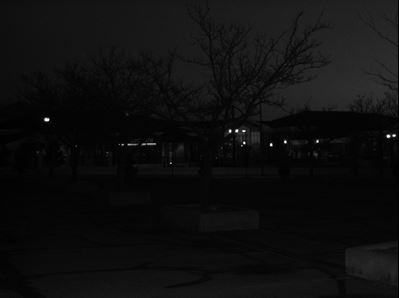
#> input picture Assignment - 2/cctv1.JPG, 399 x 298 px
$ python thief.py cctv1.JPG
#> lines starting #> are read from the running program, lines starting #| are printed output that depends on the picture
import numpy as np
import pandas as pd
import cv2
import matplotlib.pyplot as plt
import sys

img = cv2.imread(sys.argv[1],0)
#> img is the input picture: shape (298, 399); min 0, max 255, mean 14.8

#cv2.imshow('original',img)


## Gamma Correction
def gammacorrection(img, gamma):
#> called with gamma = 0.4
    gam = np.empty((1,256), np.uint8)
    for i in range(256):
        gam[0,i] = pow(i/255,gamma)*255
    return cv2.LUT(img, gam)
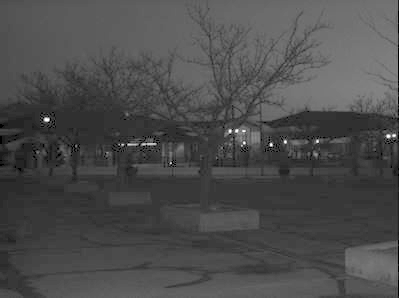
#> returned value: shape (298, 399); min 0, max 255, mean 76


## Contrast Enhancement
def contrastenhancement(img,x):
#> called with x = 1.5
    new = np.zeros(img.shape, img.dtype)
    for i in range(img.shape[0]):
                new[i] = np.clip(x*img[i], 0, 255)
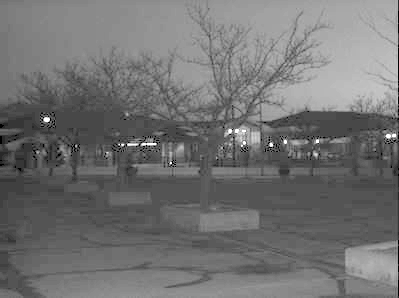
#> new: shape (298, 399); min 0, max 255, mean 113.7
    return new


img = gammacorrection(img, 0.4)
img = contrastenhancement(img,1.5)
img = cv2.equalizeHist(img)
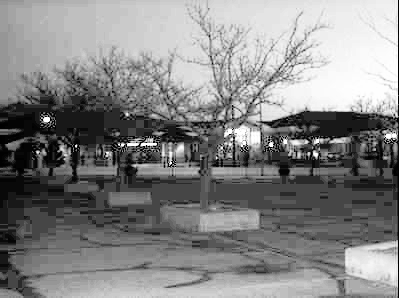
#> img: shape (298, 399); min 0, max 255, mean 132.4


# cv2.imshow('image',img)
# cv2.waitKey(0)

###############################

name = 'enhanced-' + sys.argv[1][2:]             ##OUTPUT IMAGE NAME = enhanced-cctvX.jpg
                                                                    ## where X=integer

cv2.imwrite((name), img)

$ run again, on Assignment - 2/cctv3.JPG
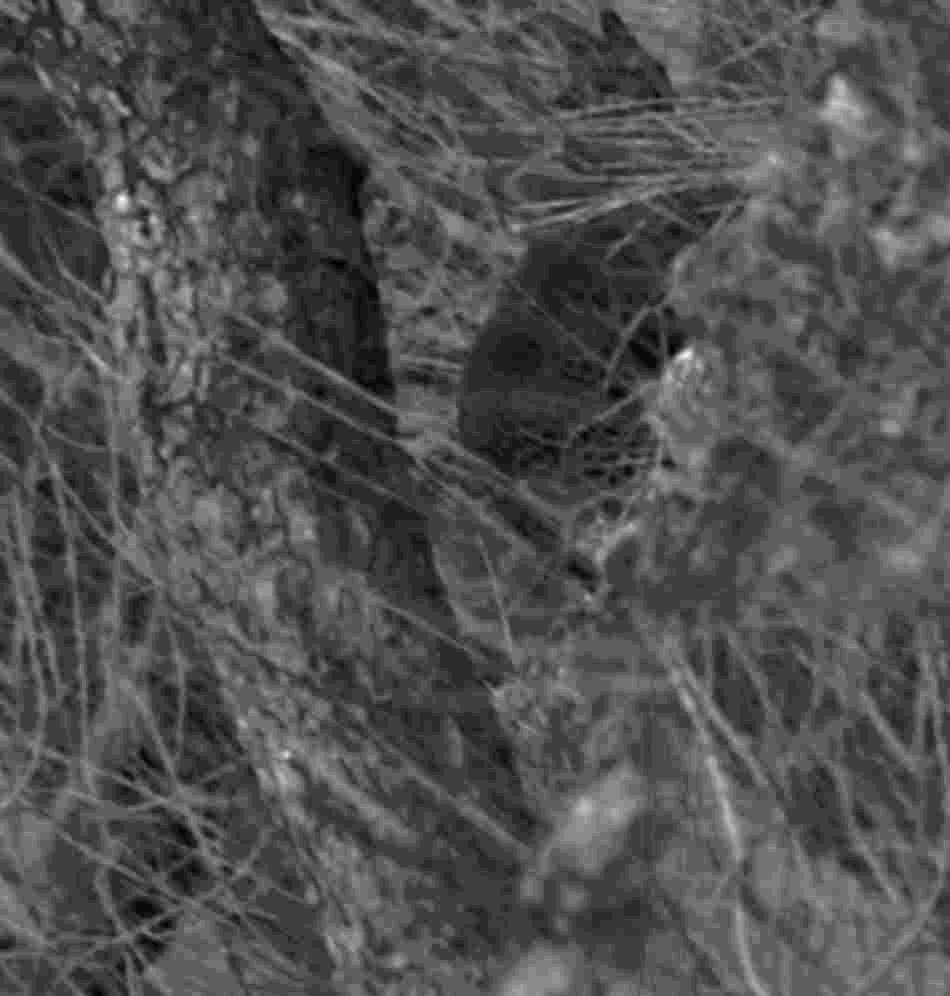
#> input picture Assignment - 2/cctv3.JPG, 950 x 996 px
#> img is the input picture: shape (996, 950); min 0, max 24, mean 7.5
#> after the loop in contrastenhancement, `for i in range(img.shape[0]):`:
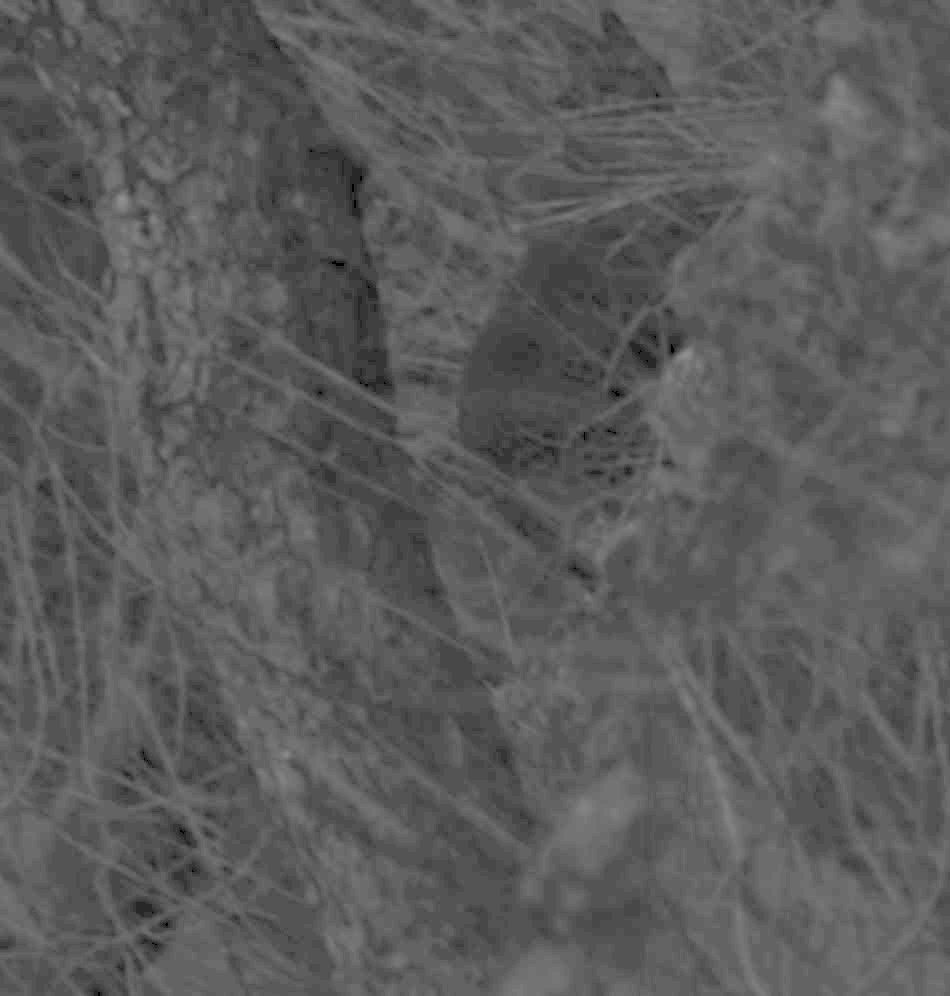
#> new: shape (996, 950); min 0, max 148, mean 91
#> `img = cv2.equalizeHist(img)`:
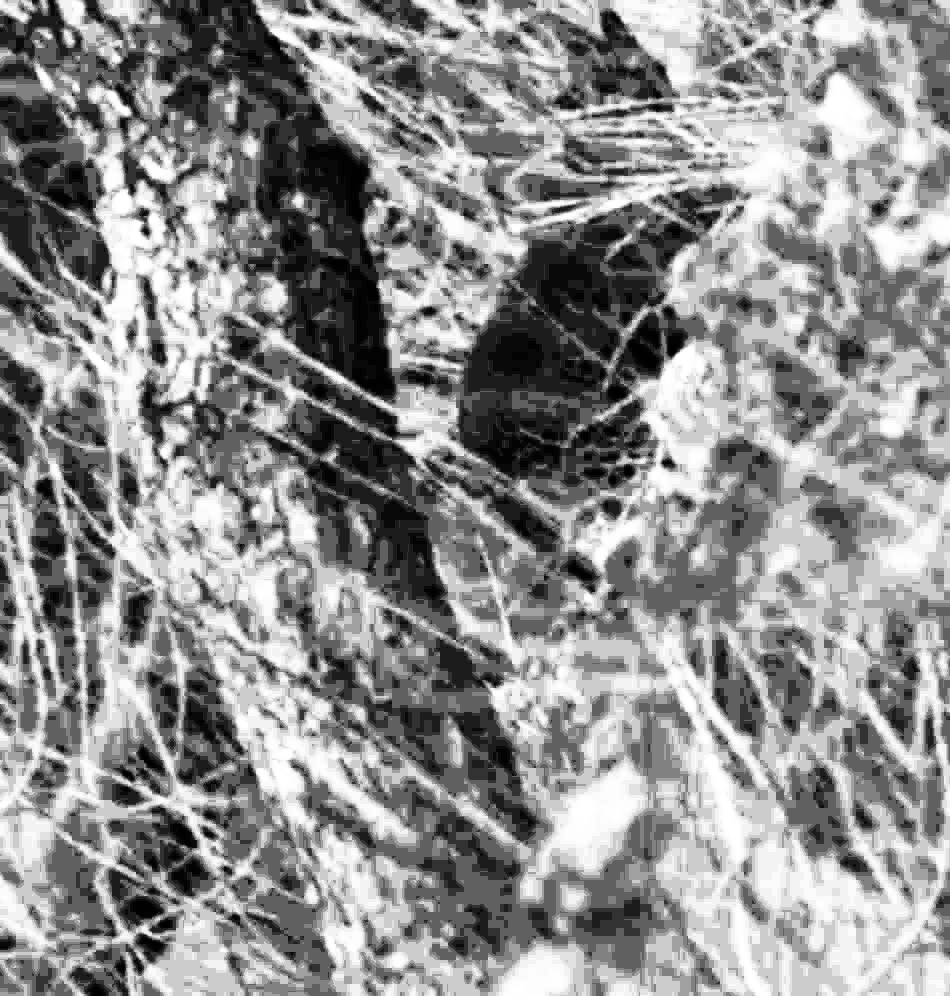
#> img: shape (996, 950); min 0, max 255, mean 142.9

$ run again, on Assignment - 2/cctv4.JPG
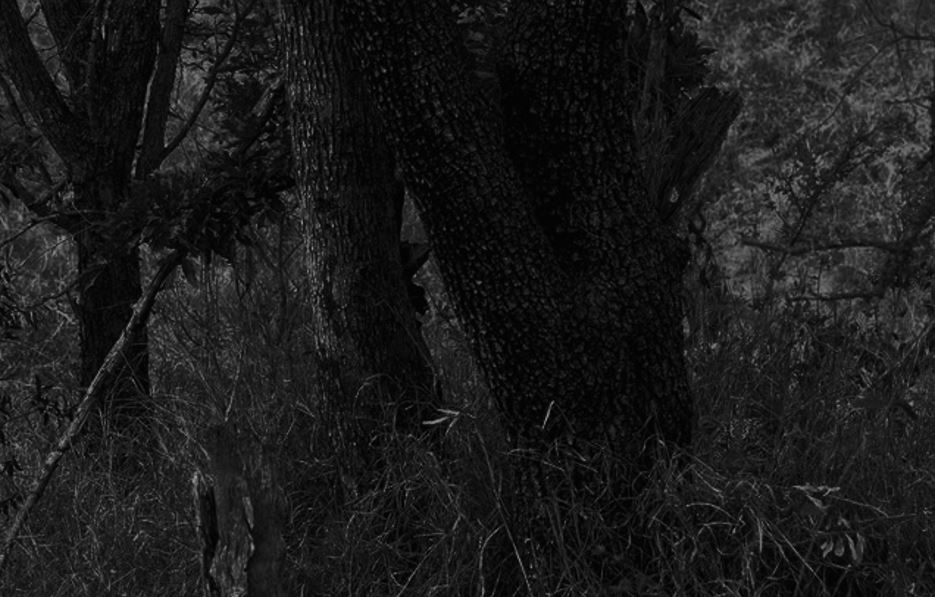
#> input picture Assignment - 2/cctv4.JPG, 935 x 597 px
#> img is the input picture: shape (597, 935); min 0, max 158, mean 26.9
#> after the loop in contrastenhancement, `for i in range(img.shape[0]):`:
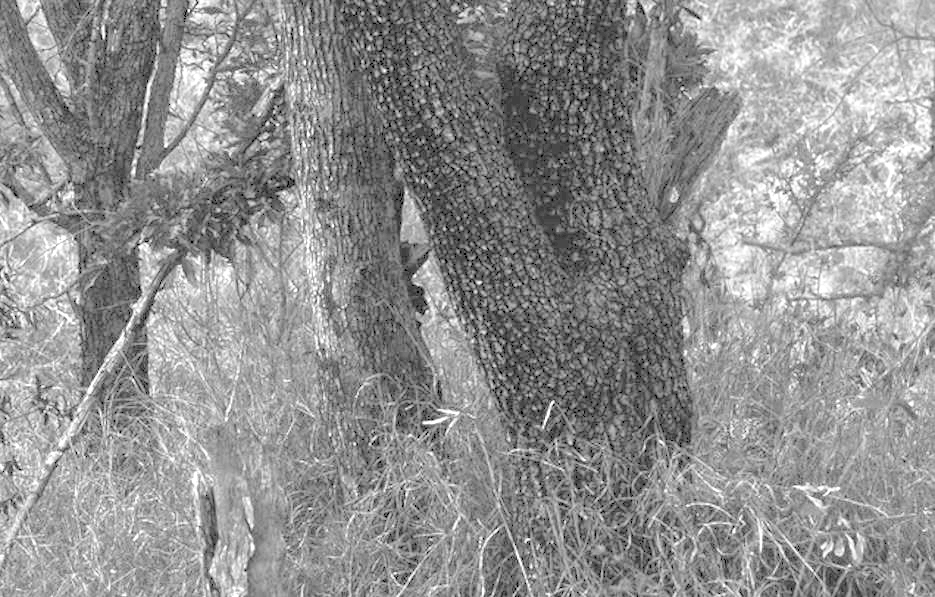
#> new: shape (597, 935); min 0, max 255, mean 145.1
#> `img = cv2.equalizeHist(img)`:
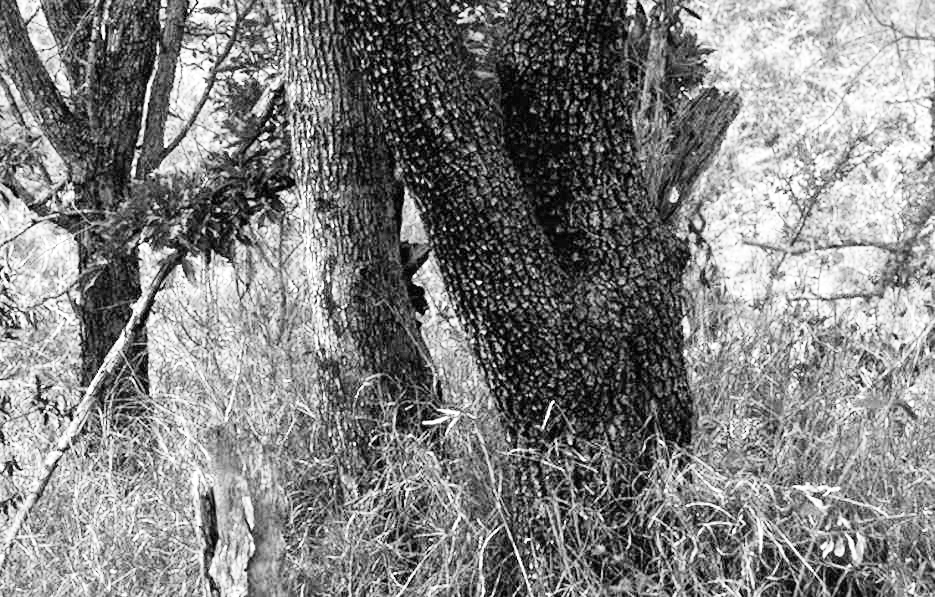
#> img: shape (597, 935); min 0, max 255, mean 129.3

$ run again, on Assignment - 2/enhanced-cctv2.jpg
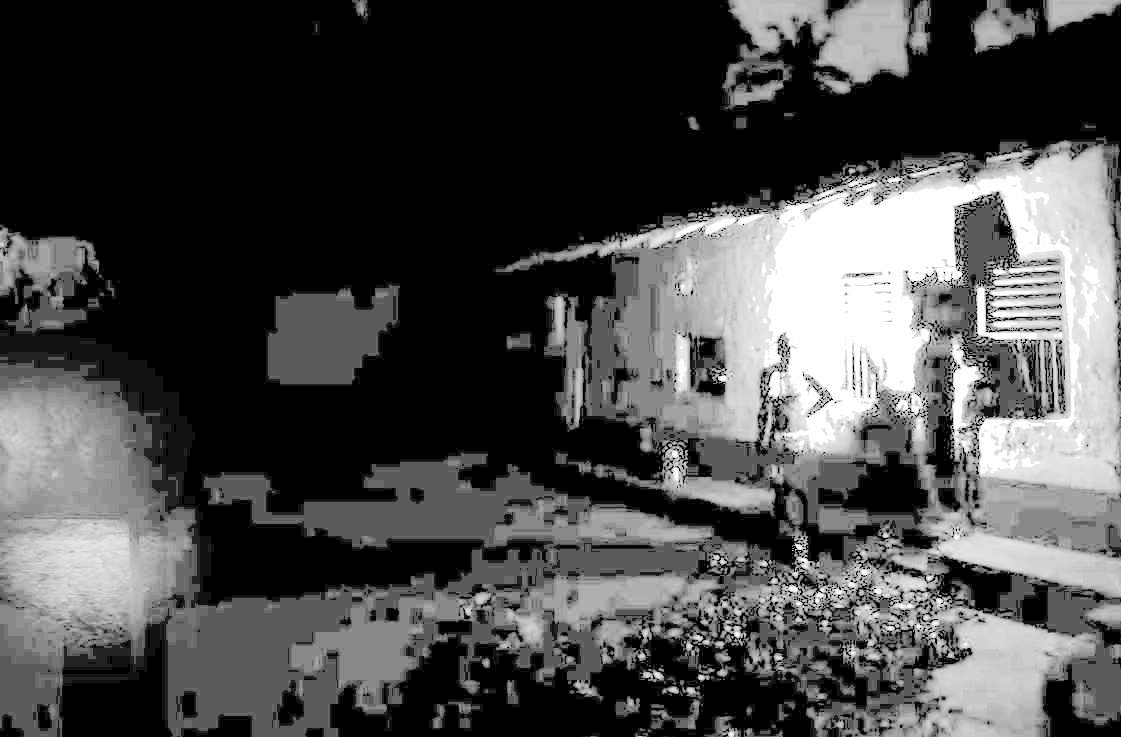
#> input picture Assignment - 2/enhanced-cctv2.jpg, 1121 x 737 px
#> img is the input picture: shape (737, 1121); min 0, max 255, mean 74.1
#> after the loop in contrastenhancement, `for i in range(img.shape[0]):`:
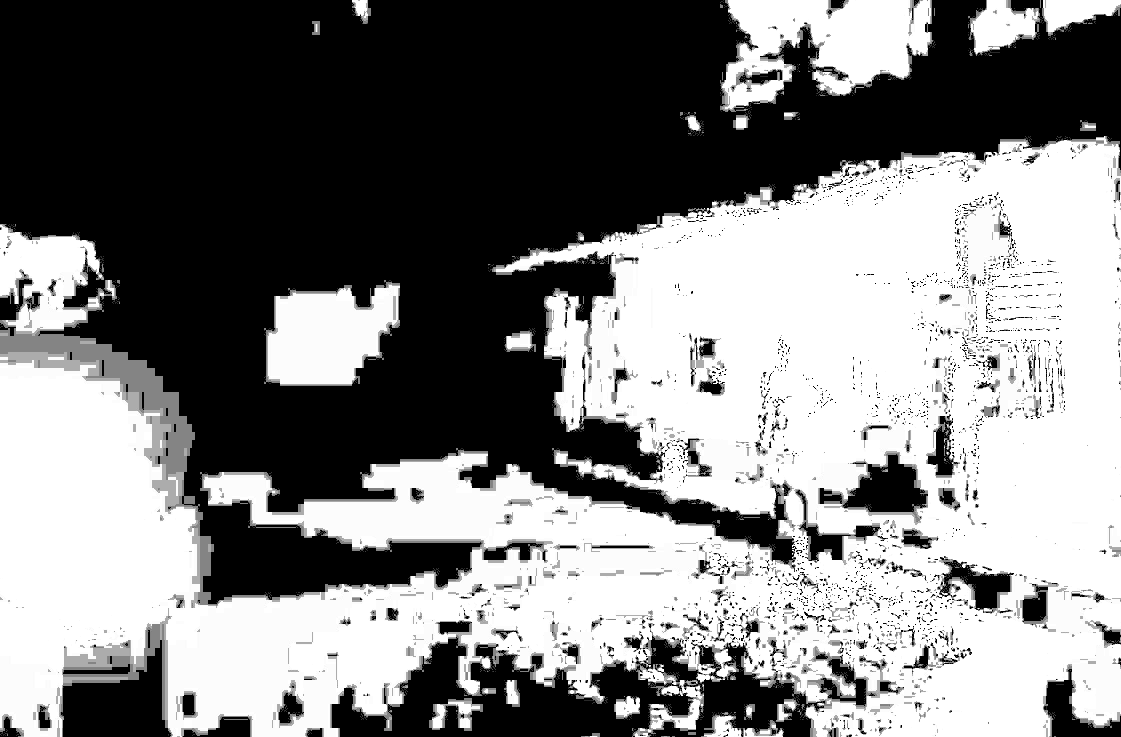
#> new: shape (737, 1121); min 0, max 255, mean 129.6
#> `img = cv2.equalizeHist(img)`:
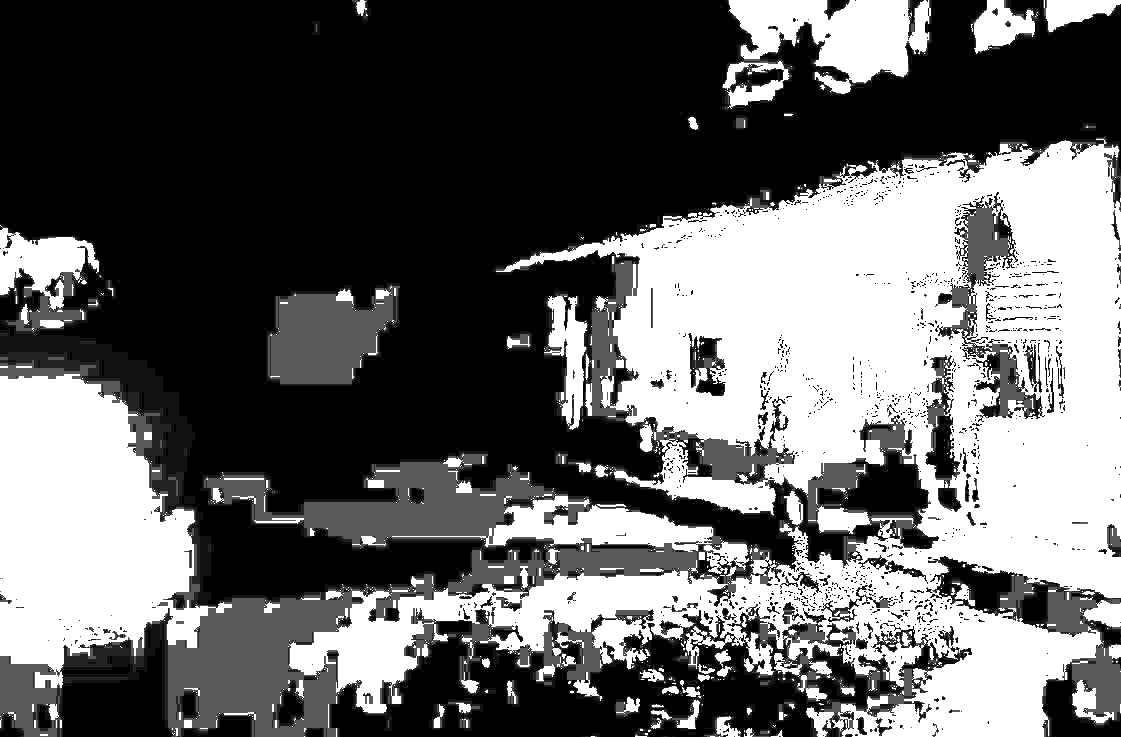
#> img: shape (737, 1121); min 0, max 255, mean 100.8
